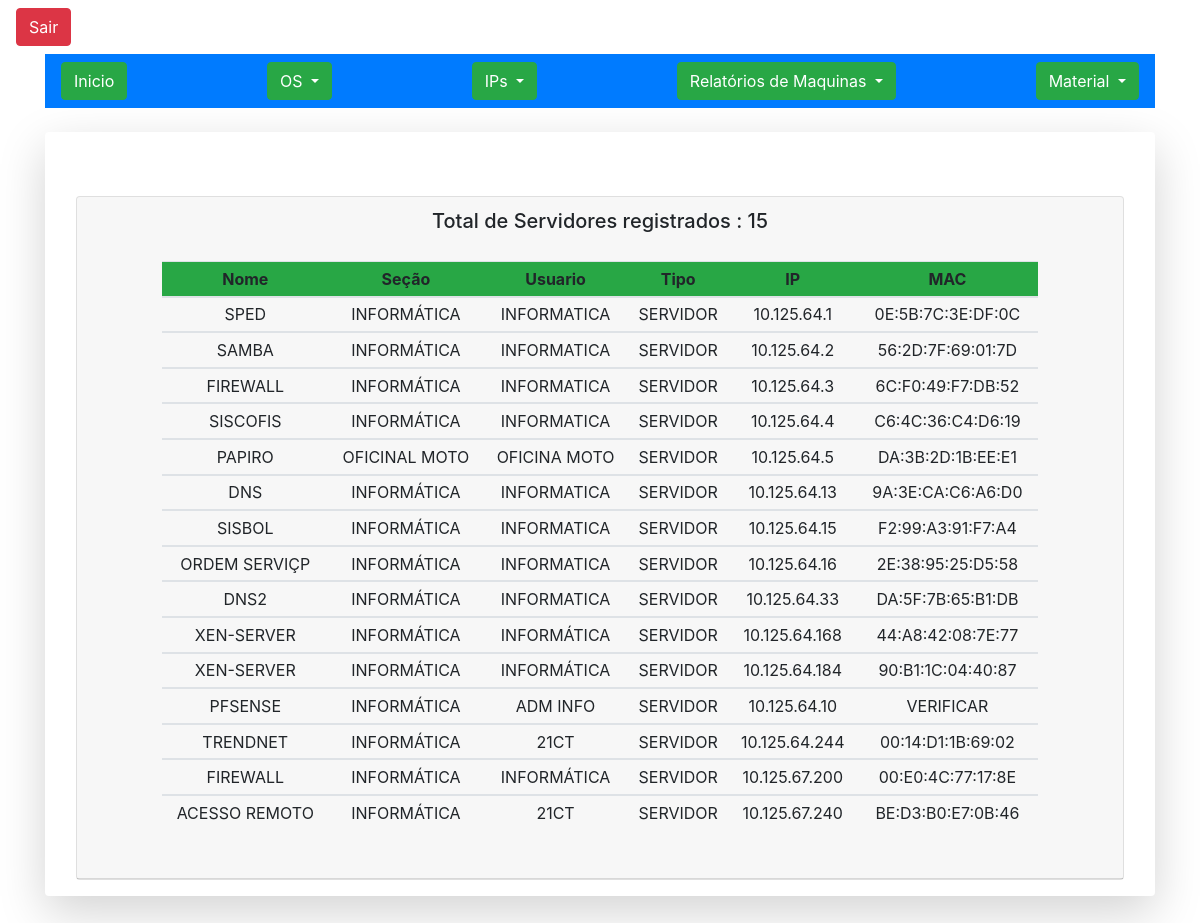
Page /dashboard/pages/relatorios/servidores.php on the committed database.
### tables this page shows
CREATE TABLE IF NOT EXISTS `registromaquinas` (
  `id` int(11) NOT NULL AUTO_INCREMENT,
  `maq_nome` varchar(20) NOT NULL,
  `maq_secao` varchar(20) NOT NULL,
  `maq_usuario` varchar(20) NOT NULL,
  `maq_tipo` varchar(20) NOT NULL,
  `maq_ip` varchar(25) NOT NULL,
  `maq_mac` varchar(25) NOT NULL,
  PRIMARY KEY (`id`)
);

### dashboard/pages/relatorios/servidores.php (the view, shortened to what this page needs)
<?php
include_once("../../../config/conexao.php");
?>
<!doctype html>
<html lang="pt-BR">
  <head>
  <link rel="stylesheet" href="https://stackpath.bootstrapcdn.com/bootstrap/4.1.3/css/bootstrap.min.css">
  </head>
  <body>
    <a class="btn btn-danger mt-2 ml-3 algint-right" href="../config/exit.php" role="button">Sair</a>
  <div class="container mt-2">
  <nav class="navbar navbar-dark bg-primary">
  <a class="btn btn-success" href="../../ti14gac.php" role="button">Inicio</a>
  <div class="dropdown">
  <button class="btn btn-success dropdown-toggle" type="button" id="dropdownMenuButton" data-toggle="dropdown" aria-haspopup="true" aria-expanded="false">
    OS
  </button>
</div>
  <div class="dropdown">
  <button class="btn btn-success dropdown-toggle" type="button" id="dropdownMenuButton" data-toggle="dropdown" aria-haspopup="true" aria-expanded="false">
    IPs
  </button>
</div>
<div class="dropdown">
  <button class="btn btn-success dropdown-toggle" type="button" id="dropdownMenuButton" data-toggle="dropdown" aria-haspopup="true" aria-expanded="false">
    Relatórios de Maquinas
  </button>
</div>
<div class="dropdown">
  <button class="btn btn-success dropdown-toggle" type="button" id="dropdownMenuButton" data-toggle="dropdown" aria-haspopup="true" aria-expanded="false">
    Material
  </button>
</div>
</nav>
      <div class="shadow-lg p-3 mb-5 mt-4 bg-white rounded">
      <div class="text-center">
       <div class="container mt-5">
<div class="card text-center">
 <div class="card-header">
   <?php $result_Servidor = "SELECT * FROM registromaquinas WHERE maq_tipo = 'SERVIDOR' ";
        $servidores1 = mysqli_query($conn, $result_Servidor);
        $servidores =  mysqli_num_rows($servidores1);
        ?>
   <p class="h5">Total de Servidores registrados : <?php echo $servidores ?> </p>
   <div class="card-body">
   <div class="container text-center">
<div class="container text-center">
<div class="container text-center">
<table class="table table-sm table-hover">
<thead class="thead-success bg-success">
   <tr>
        <th scope="col ">Nome</th>
        <th scope="col">Seção</th>
        <th scope="col">Usuario</th>
        <th scope="col">Tipo</th>
        <th scope="col">IP</th>
        <th scope="col">MAC</th>
       </tr>
</thead>
  <?php $result_Registro = "SELECT  id,maq_nome, maq_secao, maq_usuario, maq_tipo,maq_ip, maq_mac FROM registromaquinas WHERE maq_tipo = 'SERVIDOR' ORDER BY id ";
       $resultado_Registro = mysqli_query($conn, $result_Registro);
   ?>
   <?php while($dado = $resultado_Registro->fetch_array()){ ?>
   <tbody>
       <tr>
       <td><?php echo $dado["maq_nome"] ?></td>
       <td><?php echo $dado["maq_secao"] ?></td>
       <td><?php echo $dado["maq_usuario"] ?></td>
       <td><?php echo $dado["maq_tipo"] ?></td>
       <td><?php echo $dado["maq_ip"] ?></td>
       <td><?php echo $dado["maq_mac"] ?></td>
       </tr>
   </tbody>
   <?php  } ?>
</table>
</div>
</div>
   </div>
 </div>
</div>
</div>
     </div>
      </div>
      </div>
</div>
  </body>
</html>

### rows in the picture
registromaquinas: maq_nome "SPED", maq_secao "INFORMÁTICA", maq_usuario "INFORMATICA", maq_tipo "SERVIDOR", maq_ip "10.125.64.1", maq_mac "0E:5B:7C:3E:DF:0C"
registromaquinas: maq_nome "SAMBA", maq_secao "INFORMÁTICA", maq_usuario "INFORMATICA", maq_tipo "SERVIDOR", maq_ip "10.125.64.2", maq_mac "56:2D:7F:69:01:7D"
registromaquinas: maq_nome "FIREWALL", maq_secao "INFORMÁTICA", maq_usuario "INFORMATICA", maq_tipo "SERVIDOR", maq_ip "10.125.64.3", maq_mac "6C:F0:49:F7:DB:52"
registromaquinas: maq_nome "SISCOFIS", maq_secao "INFORMÁTICA", maq_usuario "INFORMATICA", maq_tipo "SERVIDOR", maq_ip "10.125.64.4", maq_mac "C6:4C:36:C4:D6:19"
registromaquinas: maq_nome "PAPIRO", maq_secao "OFICINAL MOTO", maq_usuario "OFICINA MOTO", maq_tipo "SERVIDOR", maq_ip "10.125.64.5", maq_mac "DA:3B:2D:1B:EE:E1"
registromaquinas: maq_nome "DNS", maq_secao "INFORMÁTICA", maq_usuario "INFORMATICA", maq_tipo "SERVIDOR", maq_ip "10.125.64.13", maq_mac "9A:3E:CA:C6:A6:D0"
registromaquinas: maq_nome "SISBOL", maq_secao "INFORMÁTICA", maq_usuario "INFORMATICA", maq_tipo "SERVIDOR", maq_ip "10.125.64.15", maq_mac "F2:99:A3:91:F7:A4"
registromaquinas: maq_nome "ORDEM SERVIÇP", maq_secao "INFORMÁTICA", maq_usuario "INFORMATICA", maq_tipo "SERVIDOR", maq_ip "10.125.64.16", maq_mac "2E:38:95:25:D5:58"
registromaquinas: maq_nome "DNS2", maq_secao "INFORMÁTICA", maq_usuario "INFORMATICA", maq_tipo "SERVIDOR", maq_ip "10.125.64.33", maq_mac "DA:5F:7B:65:B1:DB"
registromaquinas: maq_nome "XEN-SERVER", maq_secao "INFORMÁTICA", maq_usuario "INFORMÁTICA", maq_tipo "SERVIDOR", maq_ip "10.125.64.168", maq_mac "44:A8:42:08:7E:77"
registromaquinas: maq_nome "XEN-SERVER", maq_secao "INFORMÁTICA", maq_usuario "INFORMÁTICA", maq_tipo "SERVIDOR", maq_ip "10.125.64.184", maq_mac "90:B1:1C:04:40:87"
registromaquinas: maq_nome "PFSENSE", maq_secao "INFORMÁTICA", maq_usuario "ADM INFO", maq_tipo "SERVIDOR", maq_ip "10.125.64.10", maq_mac "VERIFICAR"
registromaquinas: maq_nome "TRENDNET", maq_secao "INFORMÁTICA", maq_usuario "21CT", maq_tipo "SERVIDOR", maq_ip "10.125.64.244", maq_mac "00:14:D1:1B:69:02"
registromaquinas: maq_nome "FIREWALL", maq_secao "INFORMÁTICA", maq_usuario "INFORMÁTICA", maq_tipo "SERVIDOR", maq_ip "10.125.67.200", maq_mac "00:E0:4C:77:17:8E"
registromaquinas: maq_nome "ACESSO REMOTO", maq_secao "INFORMÁTICA", maq_usuario "21CT", maq_tipo "SERVIDOR", maq_ip "10.125.67.240", maq_mac "BE:D3:B0:E7:0B:46"

### other values in the picture
$servidores "15"
